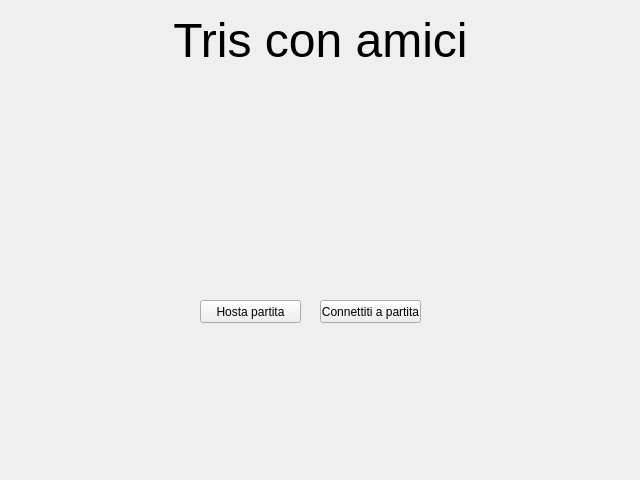
<?xml version="1.0" encoding="UTF-8"?>
<ui version="4.0">
 <class>Finestra</class>
 <widget class="QMainWindow" name="Finestra">
  <property name="geometry">
   <rect>
    <x>0</x>
    <y>0</y>
    <width>640</width>
    <height>480</height>
   </rect>
  </property>
  <property name="minimumSize">
   <size>
    <width>640</width>
    <height>480</height>
   </size>
  </property>
  <property name="maximumSize">
   <size>
    <width>640</width>
    <height>480</height>
   </size>
  </property>
  <property name="windowTitle">
   <string>Tris con amici</string>
  </property>
  <widget class="QWidget" name="centralwidget">
   <widget class="QLabel" name="label">
    <property name="geometry">
     <rect>
      <x>0</x>
      <y>0</y>
      <width>641</width>
      <height>81</height>
     </rect>
    </property>
    <property name="text">
     <string>&lt;html&gt;&lt;head/&gt;&lt;body&gt;&lt;p&gt;&lt;span style=&quot; font-size:36pt;&quot;&gt;Tris con amici&lt;/span&gt;&lt;/p&gt;&lt;/body&gt;&lt;/html&gt;</string>
    </property>
    <property name="textFormat">
     <enum>Qt::RichText</enum>
    </property>
    <property name="alignment">
     <set>Qt::AlignCenter</set>
    </property>
   </widget>
   <widget class="QPushButton" name="btnServer">
    <property name="geometry">
     <rect>
      <x>200</x>
      <y>300</y>
      <width>101</width>
      <height>23</height>
     </rect>
    </property>
    <property name="text">
     <string>Hosta partita</string>
    </property>
   </widget>
   <widget class="QPushButton" name="btnClient">
    <property name="geometry">
     <rect>
      <x>320</x>
      <y>300</y>
      <width>101</width>
      <height>23</height>
     </rect>
    </property>
    <property name="text">
     <string>Connettiti a partita</string>
    </property>
   </widget>
  </widget>
 </widget>
 <resources/>
 <connections/>
</ui>
